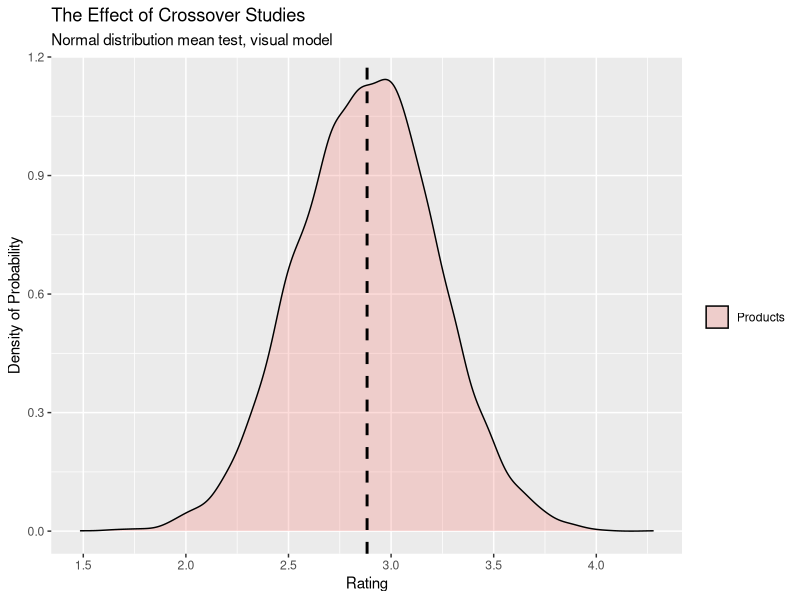

Write the R code that produced this figure.
# crossover.r
# Jack Margeson, Summer of 2019
# R script for analyzing the effect of crossover studies. Part of an internship project for Proctor & Gamble.

# Library inclusions
library(ggplot2)
library(reshape2)

#--------------- Both Models ---------------#

# Normal distribution mean test
# The point of this test is to show visually the 
# Tests the rnorm() function with same paramaters going to be used in data generation.
model.df <- data.frame(Products = rnorm(10000, 2.883, 0.34))
model.df.melt <- melt(model.df)
model.plot <- ggplot(model.df.melt, aes(x = value, fill = variable)) + 
  geom_density(
    alpha = 0.25) +
  geom_vline(aes(xintercept=2.883),
             color="black", linetype="dashed", size=1)
model.plot + labs(
  title = "The Effect of Crossover Studies",
  subtitle="Normal distribution mean test, visual model",
  x = "Rating", 
  y = "Density of Probability", 
  fill = "")

#--------------- Model #1 ---------------#

# Model #1 - Data generation
# Each sequence 1-6 is assigned 3 subjects.
# Each subject undergoes 6 treatments in total, across 6 periods.
# 108 random data values are generated here from the normal model for use in data generation.
# Since we're looking for a baseline, all products (A-F) pull from the same normal distribution.
model1.data <- rnorm(108, 2.883, 0.34)
model1.data

#--------------- Model #2 ---------------#

# Model #2 - Data generation
# Each sequence 1-4 is assigned 3 subjects.
# Each subject undergoes 4 treatments in total, across 4 periods with washout periods.
# 48 random data values are generated here from the normal model for use in data generation.
# Since we're looking for a baseline, all products (A & B) pull from the same normal distribution.
model2.data <- rnorm(48, 2.883, 0.34)
model2.data